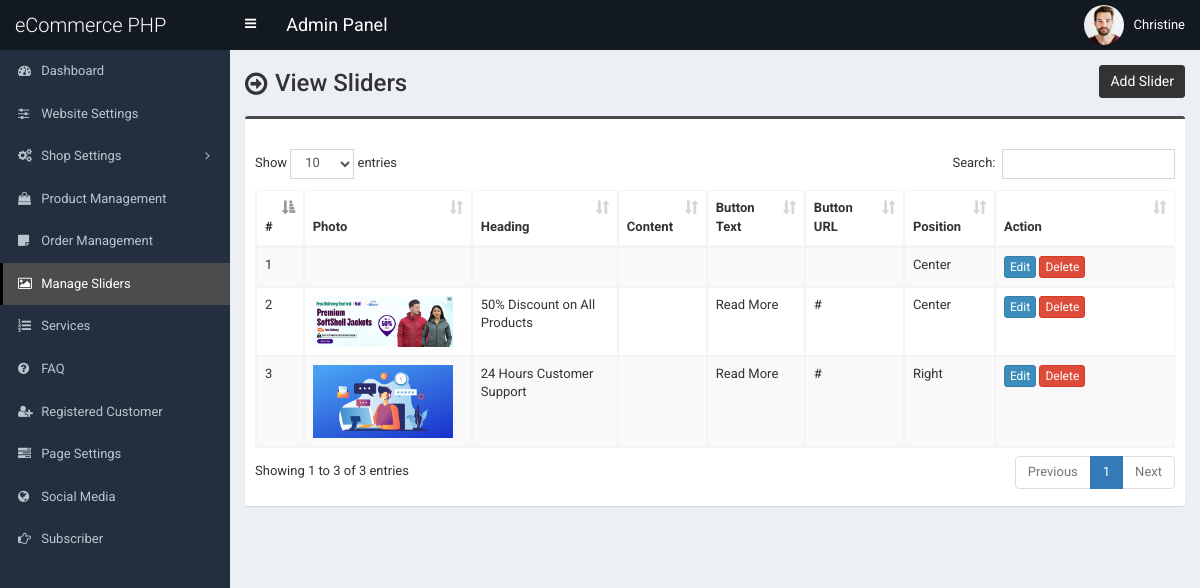
/admin/slider.php (signed in), run on the app's committed database.
### tables this page shows
CREATE TABLE `tbl_slider` (
  `id` int(11) NOT NULL,
  `photo` varchar(255) NOT NULL,
  `heading` varchar(255) NOT NULL,
  `content` text NOT NULL,
  `button_text` varchar(255) NOT NULL,
  `button_url` varchar(255) NOT NULL,
  `position` varchar(255) NOT NULL
);

### admin/slider.php (the view, shortened to what this page needs)
<?php require_once('header.php'); ?>
<section class="content-header">
	<div class="content-header-left">
		<h1>View Sliders</h1>
	</div>
	<div class="content-header-right">
		<a href="slider-add.php" class="btn btn-primary btn-sm">Add Slider</a>
	</div>
</section>
<section class="content">
	<div class="row">
		<div class="col-md-12">
			<div class="box box-info">
				<div class="box-body table-responsive">
					<table id="example1" class="table table-bordered table-hover table-striped">
						<thead>
							<tr>
								<th>#</th>
								<th>Photo</th>
								<th>Heading</th>
								<th>Content</th>
								<th>Button Text</th>
								<th>Button URL</th>
								<th>Position</th>
								<th width="140">Action</th>
							</tr>
						</thead>
						<tbody>
							<?php
							$i=0;
							$statement = $pdo->prepare("SELECT
														id,
														photo,
														heading,
														content,
														button_text,
														button_url,
														position
							                           	FROM tbl_slider
							                           	");
							$statement->execute();
							$result = $statement->fetchAll(PDO::FETCH_ASSOC);
							foreach ($result as $row) {
								$i++;
								?>
								<tr>
									<td><?php echo $i; ?></td>
									<td style="width:150px;"><img src="../assets/uploads/<?php echo $row['photo']; ?>" alt="<?php echo $row['heading']; ?>" style="width:140px;"></td>
									<td><?php echo $row['heading']; ?></td>
									<td><?php echo $row['content']; ?></td>
									<td><?php echo $row['button_text']; ?></td>
									<td><?php echo $row['button_url']; ?></td>
									<td><?php echo $row['position']; ?></td>
									<td>
										<a href="slider-edit.php?id=<?php echo $row['id']; ?>" class="btn btn-primary btn-xs">Edit</a>
										<a href="#" class="btn btn-danger btn-xs" data-href="slider-delete.php?id=<?php echo $row['id']; ?>" data-toggle="modal" data-target="#confirm-delete">Delete</a>
									</td>
								</tr>
								<?php
							}
							?>
						</tbody>
					</table>
				</div>
			</div>
		</div>
	</div>
</section>
<?php require_once('footer.php'); ?>

### admin/style.css (style rules this page uses)
body { font-size: 13px; font-family: "Roboto", sans-serif; }
.content-header > h1, .content-header .content-header-left h1 { font-family: "Roboto", sans-serif; }
.box-info { padding-top: 20px; }
.content-header { overflow: hidden; }
.content-header .content-header-left { float: left; padding-top: 5px; }
.content-header .content-header-right { float: right; }
.content-header .content-header-left h1 { margin-top: 0; margin-bottom: 0; padding-left: 30px; padding-bottom: 5px; font-size: 24px; position: relative; }
.content-header .content-header-left h1:before { position: absolute; top: 0; left: 0; font-family: "FontAwesome", sans-serif; font-size: 26px; content: "\f18e"; }
.content-header .content-header-right a { position: relative; font-size: 14px; }
.box.box-info { border-top-color: #4c4c4c; }
.content-header .content-header-right a { background-color: #333333; border-color: #333333; }

### data on the page
tbl_slider: position "Center"
tbl_slider: photo (picture), heading "50% Discount on All Products", button_text "Read More", button_url "#", position "Center"
tbl_slider: photo (picture), heading "24 Hours Customer Support", button_text "Read More", button_url "#", position "Right"

### other printed values
$_SESSION['user']['full_name'] "Christine"
